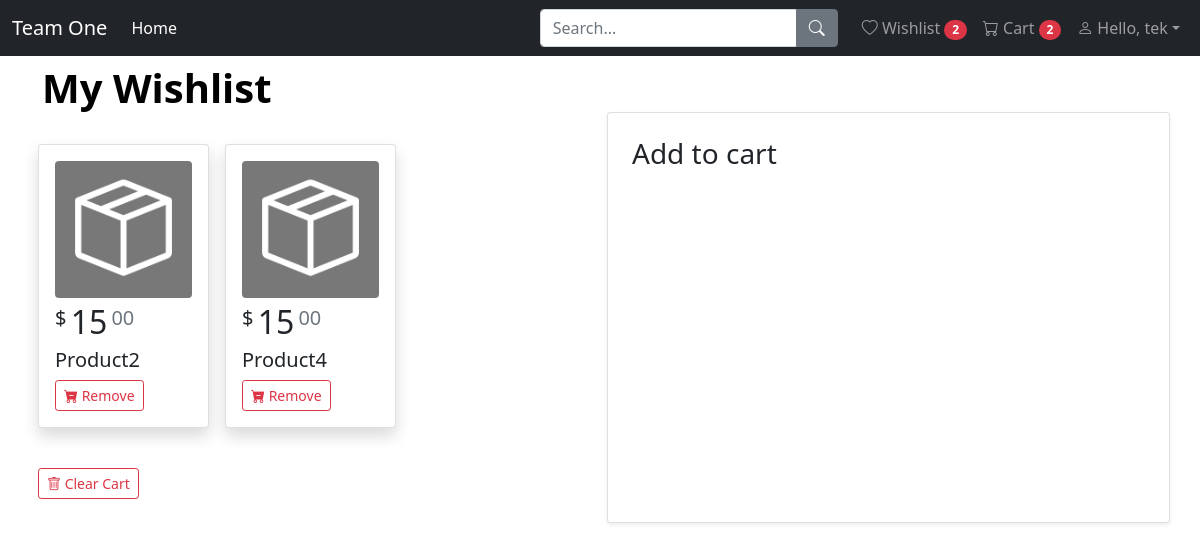
The app's page /wishlist (signed in) with its own data.
### app/models.py (models this page shows, shortened)
class User(UserMixin, db.Model):
    id = db.Column(db.Integer, primary_key=True)
    name = db.Column(db.String(64), index=True, unique=True)
    email = db.Column(db.String(128), index=True, unique=True)
    password_hash = db.Column(db.String(128))
    img = db.Column(db.String(30), nullable=False, default='default.jpg')
    seller = db.Column(db.Boolean(), default=False)
    cart = db.relationship('Item', secondary=carts,lazy='subquery')
    wishlist = db.relationship('Item', secondary=carts,lazy='subquery')
    @staticmethod
    @login.user_loader
    def get_user(id):
        return User.query.get(id)

class Item(db.Model):
    id = db.Column(db.Integer(), primary_key=True)
    name = db.Column(db.String(32), nullable=False)
    price = db.Column(db.Float(), nullable=False)
    description = db.Column(db.String(128),  nullable= False)
    img = db.Column(db.String(30), nullable=False, default='default.jpg')

### app/routes.py (the view)
@app.route('/wishlist')
def wishlist():
    return render_template('wishlist.html')

### templates/wishlist.html
{% extends "layout.html" %}
{% import "includes/components.html" as components %}
{% block content %}
<h1 class="fw-bold mb-0 text-black">My Wishlist</h1>
{% if current_user.cart|length %}
<div class="row">
    <div class="col-xl row g-3 mb-4">
        {% for item in current_user.wishlist %}
            <div class="col-3 col-xl-4">
            {% call components.product_card(item) %}
            <a class="btn btn-outline-danger btn-sm mt-2" href="/wishlist/remove/{{item.id}}"><i class="bi bi-cart-dash-fill"></i> Remove</a>
            {% endcall %}
            </div>
        {% endfor %}
        <div>
            <a class="btn btn-outline-danger btn-sm mt-4" href="/wishlist/remove/all"><i class="bi bi-trash"></i> Clear Cart</a>
        </div>
    </div>
    <div class="col-xl ms-xl-3 p-0 card shadow-sm">
        <div class="card-body d-block p-4 pb-2">
            <h3 class="card-title">Add to cart</h3>
</div>
{% else %}
<p>Your list is empty!</p>
{% endif %}
{% endblock %}

### templates/layout.html (shortened to what this page needs)
<html>
    <head>
        <link rel="stylesheet" href="/styles.css">
        <link href="https://cdn.jsdelivr.net/npm/bootstrap@5.1.3/dist/css/bootstrap.min.css" rel="stylesheet">
        <link rel="stylesheet" href="https://cdn.jsdelivr.net/npm/bootstrap-icons@1.8.1/font/bootstrap-icons.css">
    </head>
    <body>
        <nav class="navbar navbar-expand-lg navbar-dark bg-dark">
            <div class="container-fluid">
                <a class="navbar-brand" href="/">Team One</a>
                <ul class="navbar-nav me-auto">
                    <li class="nav-item"><a href="/" class="nav-link active">Home</a></li>
                </ul>
                <div class="d-flex">
                    <form class="input-group me-3 mb-0" action="/search">
                        <input class="form-control" type="text" placeholder="Search..." name="search">
                        <button class="btn btn-secondary" type="submit"><i class="bi bi-search"></i></button>
                    </form>
                </div>
                <ul class="navbar-nav">
                    {% if current_user.is_anonymous %}
                    <li class="nav-item"><a class="nav-link" href="/register"><span class="bi bi-person-plus"></span> Register</a></li>
                    <li class="nav-item"><a class="nav-link" href="/login"><span class="bi bi-box-arrow-in-right"></span> Login</a></li>
                    {% else %}
                    <li class="nav-item"><a class="nav-link" href="/wishlist">
                        <span class="bi bi-heart"></span> Wishlist
                        {% if current_user.wishlist|length %}
                        <span class="badge rounded-pill bg-danger">
                            {{ current_user.wishlist|length }}
                        </span>
                        {% endif %}</a></li>
                    <li class="nav-item"><a class="nav-link" href="/cart">
                        <span class="bi bi-cart"></span> Cart
                        {% if current_user.cart|length %}
                        <span class="badge rounded-pill bg-danger">
                            {{ current_user.cart|length }}
                        </span>
                        {% endif %}
                    </a>
                    </li>
                    <div class="nav-item dropdown">
                        <a class="nav-link dropdown-toggle" data-bs-toggle="dropdown" href="/account"><span class="bi bi-person"></span> Hello, {{current_user.name}}</a>
                    </div>
                    {% endif %}
                </ul>
            </div>
        </nav>
        <div class="container pt-2">
            {% block content %}{% endblock %}
        </div>
    </body>
</html>

### templates/includes/components.html (shortened to what this page needs)
{% macro price(price) -%}
    <span class="h5 fw-normal fw-normal align-top">$</span>
    <span class="h2 lh-1">{{ price|int }}</span>
    <span class="h5 fw-normal text-muted align-top">{{ ("%.2f"|format(price))[-2:] }}</span>
{%- endmacro %}
{% macro product_card(item) -%}
    <div class="card card-body shadow d-block">
        <div class="position-relative">
            <img src="/static/images/products/{{ item.img }}" class="img-fluid d-block rounded mb-2" alt="{{ item.name }}">
            {{ price(item.price) }}
            <h5 class="mt-2 mb-0">{{ item.name }}</h5>
        </div>
        {% if caller is defined -%} {{ caller() }} {%- endif %}
    </div>
{%- endmacro %}

### records on screen
User: name "tek"
Item: img (placeholder picture), price "15", price "00", name "Product2"
Item: img (placeholder picture), price "15", price "00", name "Product4"

### other values on screen
{{ current_user.wishlist|length }} "2"
{{ current_user.cart|length }} "2"
